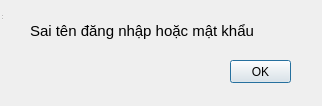
<?xml version="1.0" encoding="UTF-8"?>
<ui version="4.0">
 <class>MainWindow</class>
 <widget class="QDialog" name="MainWindow">
  <property name="geometry">
   <rect>
    <x>0</x>
    <y>0</y>
    <width>322</width>
    <height>106</height>
   </rect>
  </property>
  <property name="windowTitle">
   <string>MainWindow</string>
  </property>
  <widget class="QWidget" name="centralwidget" native="true">
   <property name="geometry">
    <rect>
     <x>0</x>
     <y>0</y>
     <width>351</width>
     <height>83</height>
    </rect>
   </property>
   <widget class="QLabel" name="label">
    <property name="geometry">
     <rect>
      <x>30</x>
      <y>10</y>
      <width>291</width>
      <height>41</height>
     </rect>
    </property>
    <property name="font">
     <font>
      <pointsize>11</pointsize>
     </font>
    </property>
    <property name="text">
     <string>Sai tên đăng nhập hoặc mật khẩu</string>
    </property>
   </widget>
   <widget class="QPushButton" name="confirm">
    <property name="geometry">
     <rect>
      <x>230</x>
      <y>60</y>
      <width>61</width>
      <height>23</height>
     </rect>
    </property>
    <property name="text">
     <string>OK</string>
    </property>
   </widget>
  </widget>
  <widget class="QStatusBar" name="statusbar">
   <property name="geometry">
    <rect>
     <x>0</x>
     <y>0</y>
     <width>3</width>
     <height>21</height>
    </rect>
   </property>
  </widget>
 </widget>
 <resources/>
 <connections>
  <connection>
   <sender>confirm</sender>
   <signal>clicked()</signal>
   <receiver>MainWindow</receiver>
   <slot>close()</slot>
   <hints>
    <hint type="sourcelabel">
     <x>260</x>
     <y>71</y>
    </hint>
    <hint type="destinationlabel">
     <x>160</x>
     <y>52</y>
    </hint>
   </hints>
  </connection>
 </connections>
</ui>
